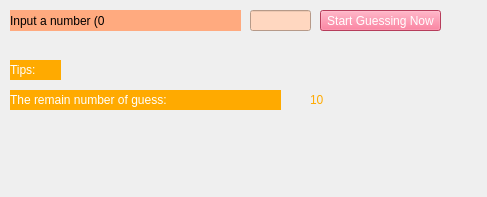
<?xml version="1.0" encoding="UTF-8"?>
<ui version="4.0">
 <class>MainWindow</class>
 <widget class="QMainWindow" name="MainWindow">
  <property name="geometry">
   <rect>
    <x>0</x>
    <y>0</y>
    <width>487</width>
    <height>197</height>
   </rect>
  </property>
  <property name="windowTitle">
   <string>Guess Number</string>
  </property>
  <widget class="QWidget" name="centralwidget">
   <widget class="QLineEdit" name="txt_input">
    <property name="geometry">
     <rect>
      <x>250</x>
      <y>10</y>
      <width>61</width>
      <height>21</height>
     </rect>
    </property>
    <property name="styleSheet">
     <string notr="true">background-color: rgb(255, 215, 192);</string>
    </property>
   </widget>
   <widget class="QLabel" name="label">
    <property name="geometry">
     <rect>
      <x>10</x>
      <y>10</y>
      <width>231</width>
      <height>21</height>
     </rect>
    </property>
    <property name="styleSheet">
     <string notr="true">font: 700 12pt &quot;Segoe UI&quot;;
background-color: rgb(255, 170, 127);</string>
    </property>
    <property name="text">
     <string>Input a number (0&lt;num&lt;100):</string>
    </property>
   </widget>
   <widget class="QPushButton" name="btn_Check">
    <property name="geometry">
     <rect>
      <x>320</x>
      <y>10</y>
      <width>121</width>
      <height>21</height>
     </rect>
    </property>
    <property name="styleSheet">
     <string notr="true">background-color: rgb(255, 85, 127);
color: rgb(255, 255, 255);</string>
    </property>
    <property name="text">
     <string>Start Guessing Now</string>
    </property>
   </widget>
   <widget class="QLabel" name="label_2">
    <property name="geometry">
     <rect>
      <x>10</x>
      <y>90</y>
      <width>271</width>
      <height>20</height>
     </rect>
    </property>
    <property name="styleSheet">
     <string notr="true">font: 700 12pt &quot;Segoe UI&quot;;
color: rgb(255, 255, 255);
background-color: rgb(255, 170, 0);</string>
    </property>
    <property name="text">
     <string>The remain number of guess:</string>
    </property>
   </widget>
   <widget class="QLabel" name="lbl_remain">
    <property name="geometry">
     <rect>
      <x>310</x>
      <y>90</y>
      <width>271</width>
      <height>20</height>
     </rect>
    </property>
    <property name="styleSheet">
     <string notr="true">font: 700 12pt &quot;Segoe UI&quot;;
color: rgb(255, 170, 0);</string>
    </property>
    <property name="text">
     <string>10</string>
    </property>
   </widget>
   <widget class="QLabel" name="label_4">
    <property name="geometry">
     <rect>
      <x>10</x>
      <y>60</y>
      <width>51</width>
      <height>20</height>
     </rect>
    </property>
    <property name="styleSheet">
     <string notr="true">font: 700 12pt &quot;Segoe UI&quot;;
background-color: rgb(255, 170, 0);
color: rgb(255, 255, 255);</string>
    </property>
    <property name="text">
     <string>Tips:</string>
    </property>
   </widget>
   <widget class="QLabel" name="lbl_help">
    <property name="geometry">
     <rect>
      <x>70</x>
      <y>60</y>
      <width>351</width>
      <height>20</height>
     </rect>
    </property>
    <property name="styleSheet">
     <string notr="true">font: 700 12pt &quot;Segoe UI&quot;;</string>
    </property>
    <property name="text">
     <string/>
    </property>
   </widget>
  </widget>
 </widget>
 <resources/>
 <connections/>
</ui>
